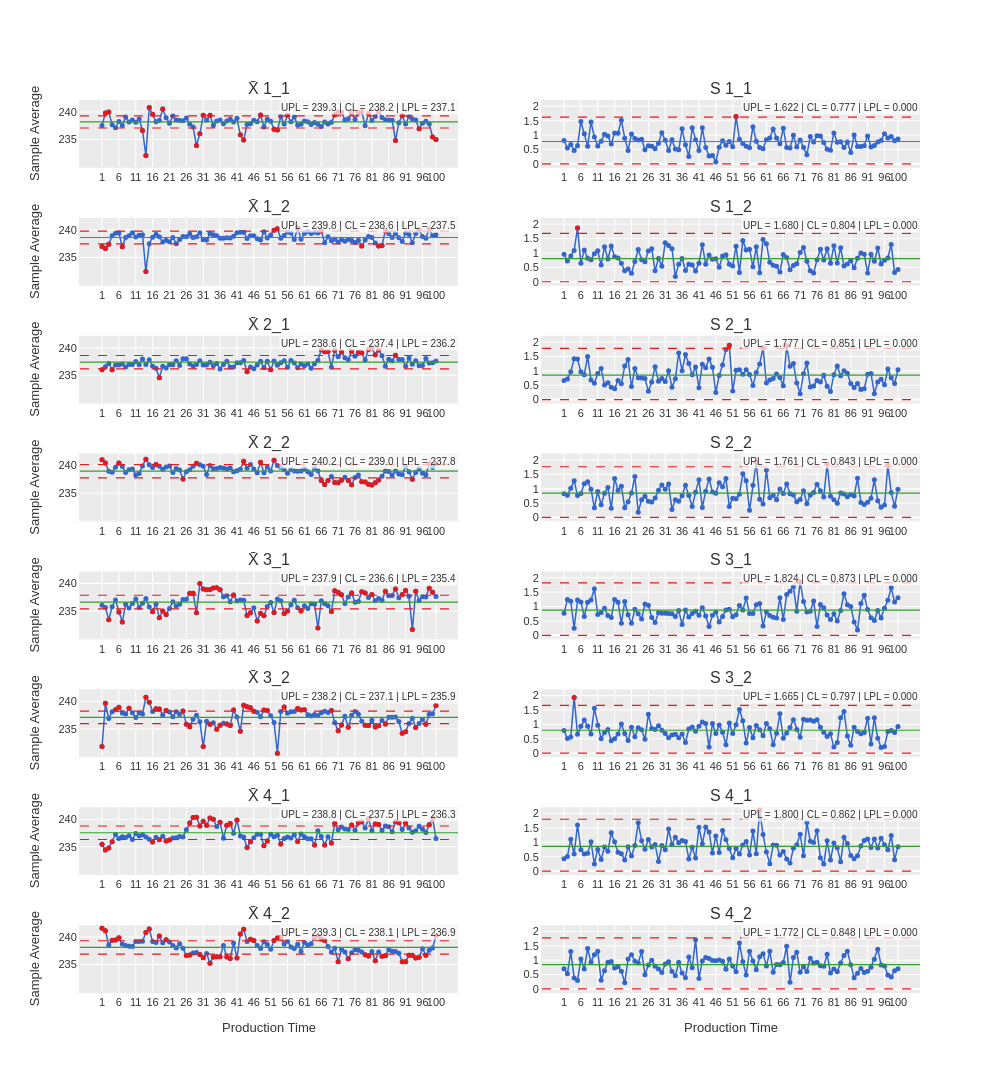

Source (notebook cell):
### Markdown cell above
### Analysis of Original Performance Measurement Behavior By Factor (Sample Averages and Standard Deviations)

### Code cell
study_sds1.execute(chart='xbar', by=[pb.cols.PRODUCTION_TIME], companion=True).plot(theme='ggplot').show()
